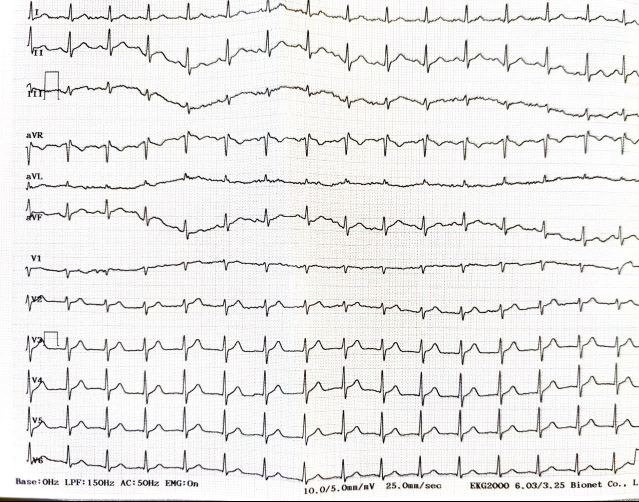
#> input picture examples/photo_243@16-07-2026_13-40-55.jpg, 1278 x 1003 px (shown at 1/2 size); its folder holds only this picture in this run
$ python -i geometry.py   (imports and definitions only)   (older library calls are emulated)
#> lines starting #> are read from the running program, lines starting #| are printed output that depends on the picture
### src/miocard/pipeline/state.py
"""Blackboard state shared by every MyocardBot2 pipeline stage.

MyocardBot2.md asks for a blackboard architecture: a stage reads what earlier
stages published, writes its own result next to it, and always publishes a
confidence alongside the result. Nothing is ever destructively removed from the
picture - text and grid become probability layers instead of being erased.

The dataclasses here are deliberately plain: a stage is replaceable as long as
it fills in the same slot.
"""

from __future__ import annotations

from dataclasses import dataclass, field

import numpy as np

# Per-pixel classes of the cost map. MyocardBot2.md lists trace/text/grid/noise/
# artifact; ``background`` is the sixth class that lets the five sum to one
# instead of being renormalised against nothing on blank paper.
CLASS_NAMES: tuple[str, ...] = ("trace", "grid", "text", "noise", "artifact", "background")

STAGE_NAMES: tuple[str, ...] = (
    "Image loader",
    "Geometry analyzer",
    "Grid detector",
    "Layout detector",
    "OCR & semantic analysis",
    "Trace probability estimator",
    "Noise / artifact detector",
    "Cost map builder",
    "Path solver",
    "Gap recovery",
    "Beat detector",
    "Template builder",
    "Signal optimizer",
    "Quality analyzer",
    "Export",
)

# Standard clinical paper settings. They are defaults, not assumptions: stage 5
# overrides them whenever it reads the printed speed/gain legend.
DEFAULT_PAPER_SPEED_MM_S = 25.0
DEFAULT_GAIN_MM_MV = 10.0


def clamp01(value: float) -> float:
    """Clip to a probability range, mapping NaN to zero rather than propagating it."""
    if not np.isfinite(value):
        return 0.0
    return float(min(1.0, max(0.0, value)))


# [6 lines left out: function confidence_label, not called in this run]


@dataclass(frozen=True)
class PipelineStageResult:
    """What a stage published: an outcome, how much it is trusted, and why."""

    stage: str
    probability: float
    summary: str
    evidence: tuple[str, ...] = field(default_factory=tuple)

    @property
    def confidence(self) -> str:
        return confidence_label(self.probability)

    def format(self) -> str:
        details = ", ".join(self.evidence) if self.evidence else self.summary
        return f"- {self.stage}: {self.confidence} (p={self.probability:.2f}) {details}"


@dataclass(frozen=True)
class LeadBand:
    """One horizontal strip of the sheet that carries a single lead."""

    index: int
    top: int
    bottom: int
    baseline: float
    ink: float
    label: str = ""

    @property
    def height(self) -> int:
        return max(1, self.bottom - self.top)


@dataclass(frozen=True)
class TextObject:
    """A glyph-like blob kept as a semantic object, never painted over.

    ``kind`` is inferred from where the blob sits relative to the lead bands, so
    a lead label at the left edge can penalise the cost map differently from a
    footer legend that no trace will ever cross.
    """

    left: int
    top: int
    right: int
    bottom: int
    kind: str
    probability: float
    text: str = ""
    band_index: int | None = None

    @property
    def box(self) -> tuple[int, int, int, int]:
        return self.left, self.top, self.right, self.bottom


@dataclass
class LeadPath:
    """The reconstructed pen position for one lead, one y per image column."""

    index: int
    label: str
    band: LeadBand
    y: np.ndarray
    evidence: np.ndarray
    top_envelope: np.ndarray
    bottom_envelope: np.ndarray
    x_start: int
    x_end: int
    mean_cost: float
    # How sharply the trace begins and ends at those columns. A printed lead
    # starts abruptly on blank paper; a low value means the span was guessed
    # from fading evidence rather than seen.
    start_probability: float = 0.0
    end_probability: float = 0.0
    # Filled in by gap recovery (stage 10).
    confidence: np.ndarray | None = None
    recovered: np.ndarray | None = None
    # Samples for which the solver has a best guess but the photograph does
    # not contain enough unambiguous trace evidence to call it measured.
    unreadable: np.ndarray | None = None
    gaps: tuple[tuple[int, int, str], ...] = ()

    @property
    def width(self) -> int:
        return int(self.y.size)


@dataclass
class BeatSet:
    """R-peak positions and the rhythm statistics derived from them."""

    r_peaks: np.ndarray
    rr_seconds: np.ndarray
    heart_rate_bpm: float
    regularity: float
    probability: float
    source_lead: str = ""

    @property
    def count(self) -> int:
        return int(self.r_peaks.size)


@dataclass
class LeadTemplate:
    """Median beat for one lead plus how well each beat matches it."""

    index: int
    label: str
    samples_mv: np.ndarray
    correlations: np.ndarray
    offset_samples: int
    probability: float


@dataclass
class LeadSignal:
    """Digitised lead: millivolts over time with a per-sample confidence."""

    index: int
    label: str
    values_mv: np.ndarray
    confidence: np.ndarray
    sample_rate_hz: float
    amplitude_mv: float
    probability: float
    # Sample range that actually carries a printed trace; outside it the array
    # keeps its image-column alignment but means nothing.
    start_sample: int = 0
    end_sample: int = 0
    # How sharply the printed line begins and ends at those samples.
    start_probability: float = 0.0
    end_probability: float = 0.0

    @property
    def traced(self) -> np.ndarray:
        return self.values_mv[self.start_sample : self.end_sample]


@dataclass
class ECGPipelineState:
    """Blackboard written by the fifteen MyocardBot2 stages, in order."""

    image_shape: tuple[int, int, int]
    image: np.ndarray | None = None
    geometry: dict[str, object] = field(default_factory=dict)
    # 2x3 affine taking a point of the photograph as it was decoded onto
    # ``image``. Deskew, crop and the model-profile rescale all happen before
    # stage 3, so without this nothing measured here can be pointed at on the
    # picture the user actually sent.
    source_transform: np.ndarray | None = None
    grid: object | None = None
    layout: dict[str, object] = field(default_factory=dict)
    text: dict[str, object] = field(default_factory=dict)
    trace_probability: dict[str, object] = field(default_factory=dict)
    noise: dict[str, object] = field(default_factory=dict)
    artifacts: dict[str, object] = field(default_factory=dict)
    cost_map: dict[str, object] = field(default_factory=dict)
    paths: tuple[LeadPath, ...] = ()
    signals: dict[str, object] = field(default_factory=dict)
    quality: dict[str, object] = field(default_factory=dict)
    probability_maps: dict[str, np.ndarray] = field(default_factory=dict)
    bands: tuple[LeadBand, ...] = ()
    text_objects: tuple[TextObject, ...] = ()
    beats: BeatSet | None = None
    # R-peak columns per lead index. The reported rhythm comes from one lead,
    # but every lead was searched, and marking the complexes a reader can check
    # needs all of them.
    beats_per_lead: dict[int, np.ndarray] = field(default_factory=dict)
    templates: tuple[LeadTemplate, ...] = ()
    lead_signals: tuple[LeadSignal, ...] = ()
    stages: tuple[PipelineStageResult, ...] = field(default_factory=tuple)

    def record(self, result: PipelineStageResult) -> PipelineStageResult:
        self.stages = (*self.stages, result)
        return result

    # [5 lines left out: function stage, not called in this run]

    @property
    def quality_grade(self) -> str:
        return str(self.quality.get("grade", "limited"))

    # [19 lines left out: functions unary_cost, metadata_text, not called in this run]

### src/miocard/pipeline/geometry.py
"""Stage 2 - Geometry analyzer.

An ECG sheet is a ruled document whose rows are horizontal, so the rotation that
makes the row-ink projection profile as peaky as possible is the rotation that
straightens the sheet. That criterion beats line fitting on a phone photo, where
Hough segments latch onto the waveform as readily as onto the grid.

The stage also trims the empty margin around the print, and reports how sharp
the angle peak was so later stages know whether the horizontal axis is
trustworthy.
"""

from __future__ import annotations

from dataclasses import dataclass

import cv2
import numpy as np

from miocard.pipeline.loader import ImageProcessingError
from miocard.pipeline.state import PipelineStageResult, clamp01

COARSE_RANGE_DEG = 6.0
COARSE_STEP_DEG = 0.50
FINE_STEP_DEG = 0.05
MIN_ROTATION_DEG = 0.20
# The row structure of an ECG sheet survives heavy downscaling, and the angle
# sweep rotates this image once per candidate, so it is kept small.
DETECTION_EDGE_PX = 640


@dataclass(frozen=True)
class GeometryReport:
    angle_deg: float
    angle_sharpness: float
    rotation_applied: bool
    crop_applied: bool
    retained_fraction: float
    brightness: float
    contrast: float
    blur_score: float
    width: int
    height: int
    # Where the kept rectangle sat in the decoded image, and how big that image
    # was. Together with the angle these are enough to put a point of the
    # photograph the user sent onto the picture the pipeline reasoned about -
    # which is what an annotation drawn back onto the original needs, and what a
    # hand-marked reference point needs to be scored against a detected band.
    crop_left: int = 0
    crop_top: int = 0
    source_width: int = 0
    source_height: int = 0

    # [190 lines left out: functions probability, source_matrix, map_source_points, _ink_profile_image, _row_profile_score, estimate_skew and 4 more, not called in this run]

>>> import cv2
>>> picture = cv2.imread('../../../examples/photo_243@16-07-2026_13-40-55.jpg')
#> picture is the input picture: shape (1003, 1278, 3); mean B, G, R 234.3, 235.2, 236
>>> result = analyze_geometry(picture)
#> in _ink_profile_image, `gray = cv2.resize(gray, None, fx=scale, fy=scale, interpolation=cv2.IN..`:
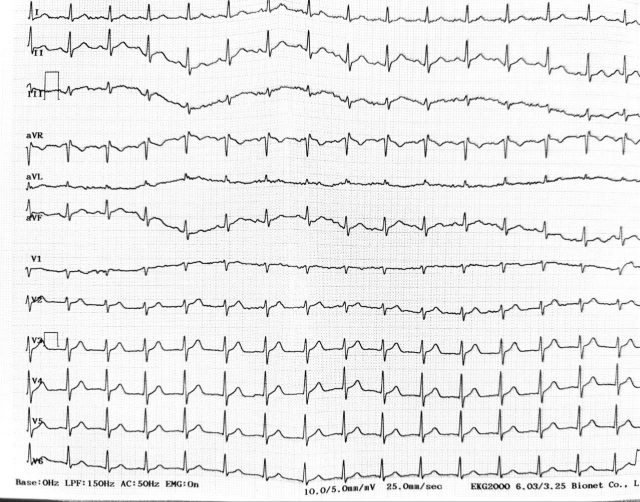
#> gray: shape (502, 640); min 5, max 255, mean 235.5
#> in _ink_profile_image, `ink = cv2.subtract(background, gray).astype(np.float32)`:
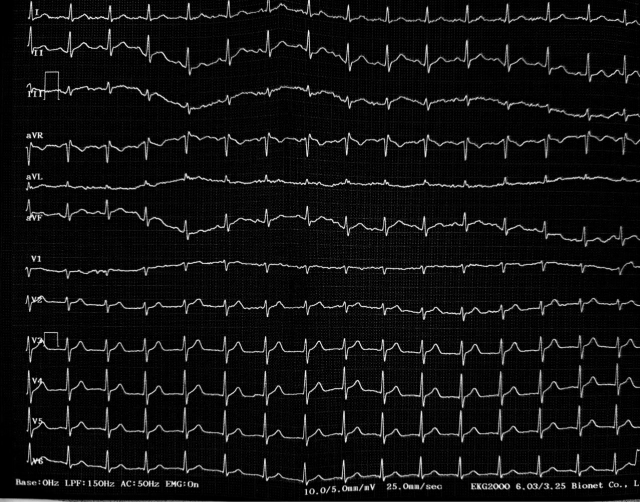
#> ink: shape (502, 640) float32; min 0, max 247, mean 16.6
#> in _ink_profile_image, `peak = float(np.percentile(ink, 99.5))`: peak = 197
#> in _row_profile_score, `profile = rotated.mean(axis=1)`: profile = 502 values, max 0.15 at index 452, min 0.0373 at index 11, mean 0.0802
#> in _row_profile_score (call 25), `matrix = cv2.getRotationMatrix2D((width / 2, height / 2), angle_deg, 1..`: matrix = [[0.995, 0.105, -24.48], [-0.105, 0.995, 34.82]]
#> in _row_profile_score (call 25), `rotated = cv2.warpAffine( ink, matrix, (width, height), flags=cv2.INTE..`:
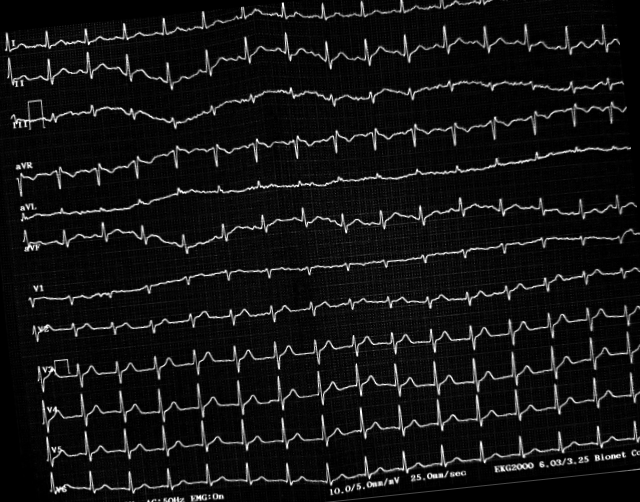
#> rotated: shape (502, 640) float32; min 0, max 1, mean 0.0803
#> in _row_profile_score (call 25), `profile = rotated.mean(axis=1)`: profile = 502 values, max 0.147 at index 238, min 0.0273 at index 493, mean 0.0803
#> in estimate_skew, `scores = np.array([_row_profile_score(ink, float(angle)) for angle in ..`: scores = 25 values, max 0.27 at index 12, min 0.0459 at index 0, mean 0.0931
#> in estimate_skew, `best_index = int(np.argmax(scores))`: best_index = 12
#> in estimate_skew, `best_angle = float(coarse[best_index])`: best_angle = 0
#> in _row_profile_score (call 34), `matrix = cv2.getRotationMatrix2D((width / 2, height / 2), angle_deg, 1..`: matrix = [[1, -0.00175, 0.439], [0.00175, 1, -0.558]]
#> in _row_profile_score (call 34), `rotated = cv2.warpAffine( ink, matrix, (width, height), flags=cv2.INTE..`:
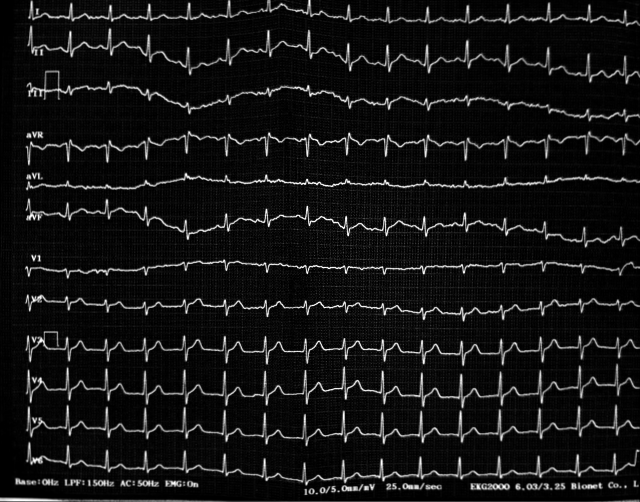
#> rotated: shape (502, 640) float32; min 0, max 1, mean 0.0841
#> in _row_profile_score (call 34), `profile = rotated.mean(axis=1)`: profile = 502 values, max 0.315 at index 501, min 0.00838 at index 496, mean 0.0841
#> in _row_profile_score (call 38), `matrix = cv2.getRotationMatrix2D((width / 2, height / 2), angle_deg, 1..`: matrix = [[1, 0.00175, -0.438], [-0.00175, 1, 0.559]]
#> in _row_profile_score (call 38), `rotated = cv2.warpAffine( ink, matrix, (width, height), flags=cv2.INTE..`:
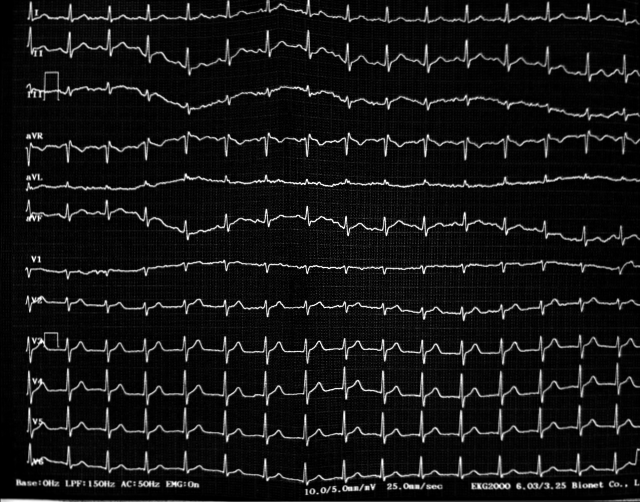
#> rotated: shape (502, 640) float32; min 0, max 1, mean 0.084
#> in _row_profile_score (call 38), `profile = rotated.mean(axis=1)`: profile = 502 values, max 0.371 at index 501, min 0.00427 at index 497, mean 0.084
#> in _row_profile_score (call 40), `matrix = cv2.getRotationMatrix2D((width / 2, height / 2), angle_deg, 1..`: matrix = [[1, 0.00349, -0.874], [-0.00349, 1, 1.12]]
#> in _row_profile_score (call 40), `rotated = cv2.warpAffine( ink, matrix, (width, height), flags=cv2.INTE..`:
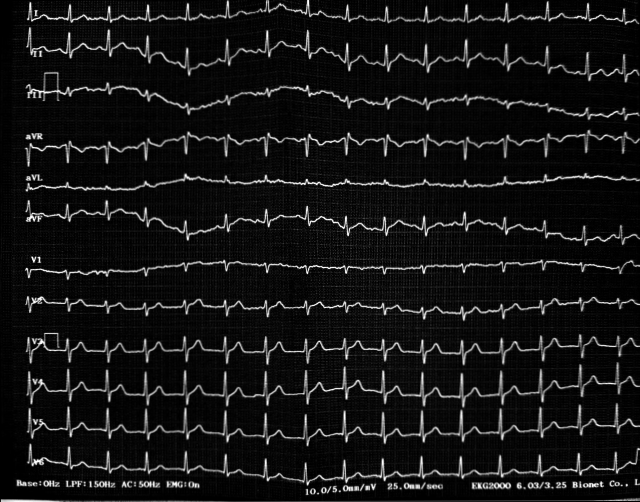
#> rotated: shape (502, 640) float32; min 0, max 1, mean 0.0838
#> in _row_profile_score (call 40), `profile = rotated.mean(axis=1)`: profile = 502 values, max 0.292 at index 18, min 0.00465 at index 497, mean 0.0838
#> in estimate_skew, `fine_scores = np.array([_row_profile_score(ink, float(angle)) for angl..`: fine_scores = 21 values, max 0.27 at index 10, min 0.132 at index 7, mean 0.181
#> in estimate_skew, `best_angle = float(fine[int(np.argmax(fine_scores))])`: best_angle = -1.11e-16
#> in estimate_skew, `peak = float(scores.max())`: peak = 0.27
#> in estimate_skew, `median = float(np.median(scores))`: median = 0.0658
#> in estimate_skew, `sharpness = clamp01((peak - median) / max(peak, 1e-6) * 2.5)`: sharpness = 1
#> in analyze_geometry, `angle, sharpness = estimate_skew(image)`: angle = -1.11e-16; sharpness = 1
#> in analyze_geometry, `rotation_applied = abs(angle) >= MIN_ROTATION_DEG and sharpness >= 0.10`: rotation_applied = False
#> in crop_empty_margins, `non_empty = gray < 248`:
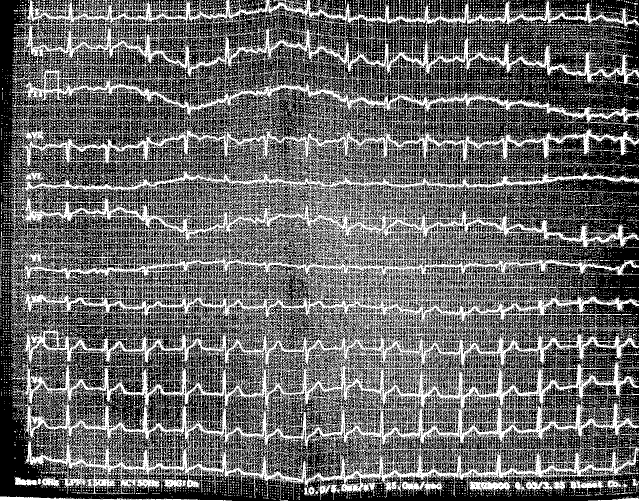
#> non_empty: shape (1003, 1278) bool (shown at 1/2 size); 40.7% white in thin lines or dots
#> in crop_empty_margins, `x1, x2 = int(xs.min()), int(xs.max()) + 1`: x1 = 0; x2 = 1278
#> in crop_empty_margins, `y1, y2 = int(ys.min()), int(ys.max()) + 1`: y1 = 0; y2 = 1003
#> in crop_empty_margins, `pad_x = max(8, int((x2 - x1) * 0.015))`: pad_x = 19
#> in crop_empty_margins, `pad_y = max(8, int((y2 - y1) * 0.015))`: pad_y = 15
#> in crop_empty_margins, `retained = ((x2 - x1) * (y2 - y1)) / (width * height)`: retained = 1
#> in analyze_geometry, `image, crop_applied, retained, (crop_left, crop_top) = crop_empty_marg..`: crop_applied = False; retained = 1; crop_left = 0
#> in analyze_geometry, `contrast = float(gray.std())`: contrast = 42.88

$ run again, on examples/photo_244@16-07-2026_13-41-02.jpg
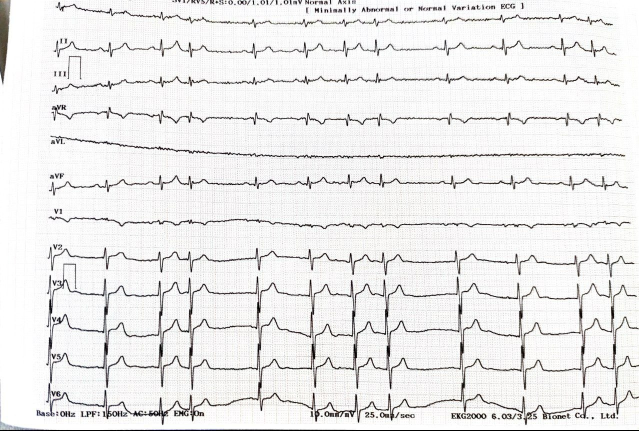
#> input picture examples/photo_244@16-07-2026_13-41-02.jpg, 1278 x 861 px (shown at 1/2 size)
#> picture is the input picture: shape (861, 1278, 3); mean B, G, R 234.1, 234.4, 235
#> in _ink_profile_image, `peak = float(np.percentile(ink, 99.5))`: peak = 201
#> profile = 431 values, max 0.173 at index 317, min 0.0287 at index 9, mean 0.0799
#> scores = 25 values, max 0.667 at index 12, min 0.0352 at index 1, mean 0.12
#> best_index = 12
#> in estimate_skew, `best_angle = float(coarse[best_index])`: best_angle = 0
#> matrix = [[1, 0.00349, -0.75], [-0.00349, 1, 1.12]]
#> in _row_profile_score (call 40), `rotated = cv2.warpAffine( ink, matrix, (width, height), flags=cv2.INTE..`:
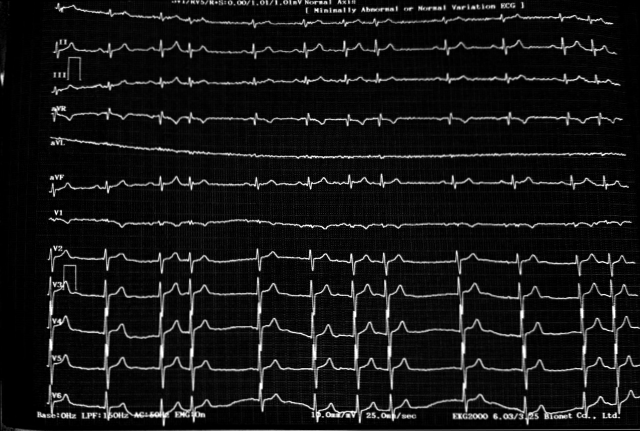
#> rotated: shape (431, 640) float32; min 0, max 1, mean 0.0836
#> profile = 431 values, max 0.341 at index 415, min 0.00347 at index 427, mean 0.0836
#> fine_scores = 21 values, max 0.667 at index 10, min 0.315 at index 20, mean 0.395
#> in estimate_skew, `best_angle = float(fine[int(np.argmax(fine_scores))])`: best_angle = -1.11e-16
#> in estimate_skew, `peak = float(scores.max())`: peak = 0.667
#> median = 0.0693
#> in estimate_skew, `sharpness = clamp01((peak - median) / max(peak, 1e-6) * 2.5)`: sharpness = 1
#> in analyze_geometry, `angle, sharpness = estimate_skew(image)`: angle = -1.11e-16; sharpness = 1
#> rotation_applied = False
#> in crop_empty_margins, `non_empty = gray < 248`:
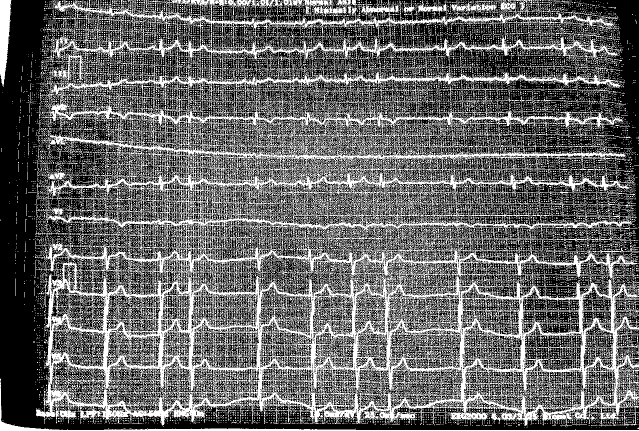
#> non_empty: shape (861, 1278) bool (shown at 1/2 size); 40.1% white in thin lines or dots
#> x1 = 0; x2 = 1278
#> y1 = 0; y2 = 861
#> pad_x = 19
#> pad_y = 12
#> in crop_empty_margins, `retained = ((x2 - x1) * (y2 - y1)) / (width * height)`: retained = 1
#> in analyze_geometry, `image, crop_applied, retained, (crop_left, crop_top) = crop_empty_marg..`: crop_applied = False; retained = 1; crop_left = 0
#> contrast = 45.42
